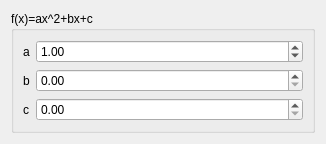
<?xml version="1.0" encoding="UTF-8"?>
<ui version="4.0">
 <class>ParametrosForm</class>
 <widget class="QWidget" name="ParametrosForm">
  <property name="geometry">
   <rect>
    <x>0</x>
    <y>0</y>
    <width>326</width>
    <height>123</height>
   </rect>
  </property>
  <property name="windowTitle">
   <string>Form</string>
  </property>
  <layout class="QGridLayout" name="gridLayout">
   <item row="0" column="0">
    <widget class="QGroupBox" name="groupBox">
     <property name="title">
      <string>f(x)=ax^2+bx+c</string>
     </property>
     <layout class="QFormLayout" name="formLayout">
      <item row="0" column="0">
       <widget class="QLabel" name="label">
        <property name="text">
         <string>a</string>
        </property>
       </widget>
      </item>
      <item row="0" column="1">
       <widget class="QDoubleSpinBox" name="AdoubleSpinBox">
        <property name="value">
         <double>1.000000000000000</double>
        </property>
       </widget>
      </item>
      <item row="1" column="0">
       <widget class="QLabel" name="label_2">
        <property name="text">
         <string>b</string>
        </property>
       </widget>
      </item>
      <item row="1" column="1">
       <widget class="QDoubleSpinBox" name="BdoubleSpinBox"/>
      </item>
      <item row="2" column="0">
       <widget class="QLabel" name="label_3">
        <property name="text">
         <string>c</string>
        </property>
       </widget>
      </item>
      <item row="2" column="1">
       <widget class="QDoubleSpinBox" name="CdoubleSpinBox"/>
      </item>
     </layout>
    </widget>
   </item>
  </layout>
 </widget>
 <resources/>
 <connections/>
</ui>
